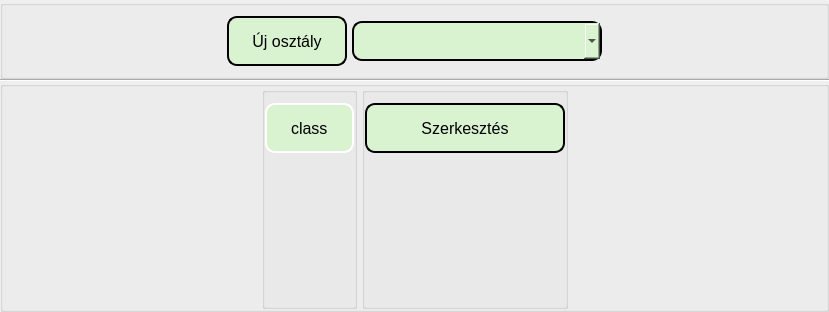
         <widget class="QWidget" name="class_scroll_area_contents">
          <property name="geometry">
           <rect>
            <x>0</x>
            <y>0</y>
            <width>829</width>
            <height>312</height>
           </rect>
          </property>
          <property name="sizePolicy">
           <sizepolicy hsizetype="Expanding" vsizetype="Expanding">
            <horstretch>0</horstretch>
            <verstretch>0</verstretch>
           </sizepolicy>
          </property>
          <layout class="QVBoxLayout" name="scroll_area_vertical_layout">
           <property name="spacing">
            <number>0</number>
           </property>
           <property name="leftMargin">
            <number>0</number>
           </property>
           <property name="topMargin">
            <number>0</number>
           </property>
           <property name="rightMargin">
            <number>0</number>
           </property>
           <property name="bottomMargin">
            <number>0</number>
           </property>
           <item>
            <widget class="QGroupBox" name="new_class_group_box">
             <property name="title">
              <string/>
             </property>
             <layout class="QHBoxLayout" name="new_class_horizontal_layout">
              <property name="spacing">
               <number>5</number>
              </property>
              <property name="leftMargin">
               <number>0</number>
              </property>
              <property name="topMargin">
               <number>10</number>
              </property>
              <property name="rightMargin">
               <number>0</number>
              </property>
              <property name="bottomMargin">
               <number>10</number>
              </property>
              <item>
               <spacer name="horizontalSpacer_3">
                <property name="orientation">
                 <enum>Qt::Horizontal</enum>
                </property>
                <property name="sizeHint" stdset="0">
                 <size>
                  <width>40</width>
                  <height>20</height>
                 </size>
                </property>
               </spacer>
              </item>
              <item>
               <widget class="QPushButton" name="new_class_btn">
                <property name="sizePolicy">
                 <sizepolicy hsizetype="Maximum" vsizetype="Fixed">
                  <horstretch>0</horstretch>
                  <verstretch>0</verstretch>
                 </sizepolicy>
                </property>
                <property name="minimumSize">
                 <size>
                  <width>120</width>
                  <height>50</height>
                 </size>
                </property>
                <property name="maximumSize">
                 <size>
                  <width>16777215</width>
                  <height>50</height>
                 </size>
                </property>
                <property name="font">
                 <font>
                  <pointsize>12</pointsize>
                 </font>
                </property>
                <property name="cursor">
                 <cursorShape>PointingHandCursor</cursorShape>
                </property>
                <property name="styleSheet">
                 <string notr="true">QPushButton {background-color: #D9F2D0; border: 2px solid black; border-radius:10; padding-left:20px;padding-right:20px;}
QPushButton:hover {background-color: #55aa00; border: 2px solid black; border-radius:10; padding-left:20px;padding-right:20px;}</string>
                </property>
                <property name="text">
                 <string>Új osztály</string>
                </property>
               </widget>
              </item>
              <item>
               <widget class="QComboBox" name="class_combo_box">
                <property name="minimumSize">
                 <size>
                  <width>0</width>
                  <height>40</height>
                 </size>
                </property>
                <property name="maximumSize">
                 <size>
                  <width>16777215</width>
                  <height>40</height>
                 </size>
                </property>
                <property name="font">
                 <font>
                  <pointsize>12</pointsize>
                 </font>
                </property>
                <property name="cursor">
                 <cursorShape>PointingHandCursor</cursorShape>
                </property>
                <property name="styleSheet">
                 <string notr="true">QComboBox {background-color: #D9F2D0; border: 2px solid black; border-radius:10; padding-left:20px;padding-right:20px;}
QComboBox:hover {background-color: #55aa00; border: 2px solid black; border-radius:10; padding-left:20px;padding-right:20px;}
QAbstractItemView{selection-color: black; selection-background-color: #55aa00; background-color: #D9F2D0; border: 2px solid black; border-radius:10; padding-left:20px;padding-right:20px;padding-top:5px; padding-bottom:5px;}</string>
                </property>
                <property name="currentIndex">
                 <number>0</number>
                </property>
                <item>
                 <property name="text">
                  <string/>
                 </property>
                </item>
                <item>
                 <property name="text">
                  <string>Saját kezelésű osztályok</string>
                 </property>
                </item>
                <item>
                 <property name="text">
                  <string>Kezelésen kívüli osztályok</string>
                 </property>
                </item>
               </widget>
              </item>
              <item>
               <spacer name="horizontalSpacer_4">
                <property name="orientation">
                 <enum>Qt::Horizontal</enum>
                </property>
                <property name="sizeHint" stdset="0">
                 <size>
                  <width>40</width>
                  <height>20</height>
                 </size>
                </property>
               </spacer>
              </item>
             </layout>
            </widget>
           </item>
           <item>
            <widget class="Line" name="line_2">
             <property name="maximumSize">
              <size>
               <width>16777215</width>
               <height>2</height>
              </size>
             </property>
             <property name="styleSheet">
              <string notr="true">background-color:white;</string>
             </property>
             <property name="orientation">
              <enum>Qt::Horizontal</enum>
             </property>
            </widget>
           </item>
           <item>
            <widget class="QGroupBox" name="class_list_group_box">
             <property name="sizePolicy">
              <sizepolicy hsizetype="Expanding" vsizetype="Expanding">
               <horstretch>0</horstretch>
               <verstretch>0</verstretch>
              </sizepolicy>
             </property>
             <property name="title">
              <string/>
             </property>
             <layout class="QHBoxLayout" name="class_list_horizontal_layout">
              <property name="spacing">
               <number>5</number>
              </property>
              <property name="leftMargin">
               <number>0</number>
              </property>
              <property name="topMargin">
               <number>0</number>
              </property>
              <property name="rightMargin">
               <number>0</number>
              </property>
              <property name="bottomMargin">
               <number>0</number>
              </property>
              <item>
               <spacer name="horizontalSpacer">
                <property name="orientation">
                 <enum>Qt::Horizontal</enum>
                </property>
                <property name="sizeHint" stdset="0">
                 <size>
                  <width>100</width>
                  <height>20</height>
                 </size>
                </property>
               </spacer>
              </item>
              <item>
               <widget class="QGroupBox" name="class_name_group_box">
                <property name="sizePolicy">
                 <sizepolicy hsizetype="Maximum" vsizetype="Expanding">
                  <horstretch>0</horstretch>
                  <verstretch>0</verstretch>
                 </sizepolicy>
                </property>
                <property name="title">
                 <string/>
                </property>
                <layout class="QFormLayout" name="class_name_form_layout">
                 <property name="horizontalSpacing">
                  <number>0</number>
                 </property>
                 <property name="verticalSpacing">
                  <number>5</number>
                 </property>
                 <property name="leftMargin">
                  <number>0</number>
                 </property>
                 <property name="topMargin">
                  <number>10</number>
                 </property>
                 <property name="rightMargin">
                  <number>0</number>
                 </property>
                 <property name="bottomMargin">
                  <number>0</number>
                 </property>
                 <item row="0" column="0">
                  <widget class="QLabel" name="class_label_1">
                   <property name="sizePolicy">
                    <sizepolicy hsizetype="Preferred" vsizetype="Fixed">
                     <horstretch>0</horstretch>
                     <verstretch>0</verstretch>
                    </sizepolicy>
                   </property>
                   <property name="minimumSize">
                    <size>
                     <width>50</width>
                     <height>50</height>
                    </size>
                   </property>
                   <property name="maximumSize">
                    <size>
                     <width>16777215</width>
                     <height>50</height>
                    </size>
                   </property>
                   <property name="font">
                    <font>
                     <pointsize>12</pointsize>
                    </font>
                   </property>
                   <property name="styleSheet">
                    <string notr="true">background-color: #D9F2D0; border: 2px solid white; border-radius:10; padding-left:20px;padding-right:20px</string>
                   </property>
                   <property name="text">
                    <string>class</string>
                   </property>
                  </widget>
                 </item>
                </layout>
               </widget>
              </item>
              <item>
               <widget class="QGroupBox" name="class_edit_group_box">
                <property name="sizePolicy">
                 <sizepolicy hsizetype="Maximum" vsizetype="Expanding">
                  <horstretch>0</horstretch>
                  <verstretch>0</verstretch>
                 </sizepolicy>
                </property>
                <property name="title">
                 <string/>
                </property>
                <layout class="QFormLayout" name="class_edit_form_layout">
                 <property name="horizontalSpacing">
                  <number>0</number>
                 </property>
                 <property name="verticalSpacing">
                  <number>5</number>
                 </property>
                 <property name="leftMargin">
                  <number>0</number>
                 </property>
                 <property name="topMargin">
                  <number>10</number>
                 </property>
                 <property name="rightMargin">
                  <number>0</number>
                 </property>
                 <property name="bottomMargin">
                  <number>0</number>
                 </property>
                 <item row="0" column="0">
                  <widget class="QPushButton" name="class_btn_1">
                   <property name="sizePolicy">
                    <sizepolicy hsizetype="Preferred" vsizetype="Fixed">
                     <horstretch>0</horstretch>
                     <verstretch>0</verstretch>
                    </sizepolicy>
                   </property>
                   <property name="minimumSize">
                    <size>
                     <width>200</width>
                     <height>50</height>
                    </size>
                   </property>
                   <property name="maximumSize">
                    <size>
                     <width>16777215</width>
                     <height>50</height>
                    </size>
                   </property>
                   <property name="font">
                    <font>
                     <pointsize>12</pointsize>
                    </font>
                   </property>
                   <property name="cursor">
                    <cursorShape>PointingHandCursor</cursorShape>
                   </property>
                   <property name="styleSheet">
                    <string notr="true">QPushButton {background-color: #D9F2D0; border: 2px solid black; border-radius:10; padding-left:20px;padding-right:20px;}
QPushButton:hover {background-color: #55aa00; border: 2px solid black; border-radius:10; padding-left:20px;padding-right:20px;}</string>
                   </property>
                   <property name="text">
                    <string>Szerkesztés</string>
                   </property>
                  </widget>
                 </item>
                </layout>
               </widget>
              </item>
              <item>
               <spacer name="horizontalSpacer_2">
                <property name="orientation">
                 <enum>Qt::Horizontal</enum>
                </property>
                <property name="sizeHint" stdset="0">
                 <size>
                  <width>100</width>
                  <height>20</height>
                 </size>
                </property>
               </spacer>
              </item>
             </layout>
            </widget>
           </item>
          </layout>
         </widget>
